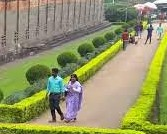
#> input picture adina.jpg, 167 x 134 px, found by its file name
$ jupyter execute 'assignment1 histogram equalization.ipynb'
#> lines starting #> are read from the running program, lines starting #| are printed output that depends on the picture
[cell 1]
import cv2
import numpy as np
import matplotlib.pyplot as plt

[cell 2]
from google.colab.patches import cv2_imshow
from google.colab import drive
drive.mount('/content/drive')

[cell 3]
I = cv2.imread('/content/drive/Othercomputers/My Laptop (1)/MCA/3 rd SEM/MCA T35 E-II Computer Vision _Satyabrata Maity/Image Processing/adina.jpg',0)
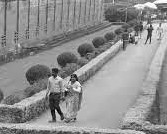
#> I: shape (134, 167); min 0, max 255, mean 143.5
#cv2_imshow(I)
print(I.shape)
#| (134, 167)
r = I.shape[0]
#> r = 134
c = I.shape[1]
#> c = 167
print(r,c,r*c)
#| 134 167 22378
cv2_imshow(I)

Histogram of before equalization.

[cell 4]
hist = cv2.calcHist([I],[0],None,[256],[0,256])
#> hist = 256 values, max 312 at index 150, min 0 at index 2, mean 87.41
plt.xlabel("Intensity")
plt.ylabel("Frequency")
plt.title("Histogram of gray image")
plt.hist(I)
plt.show()
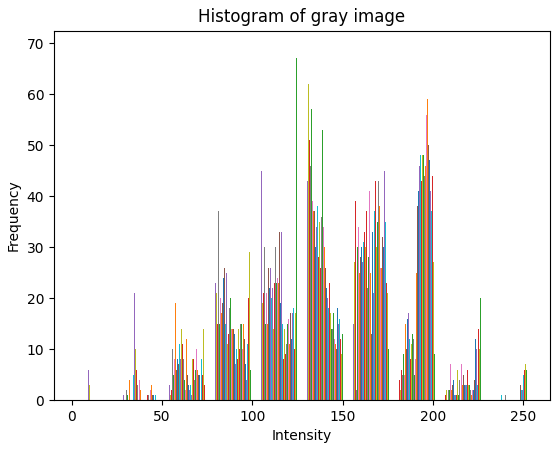
#> figure drawn by matplotlib, 1 panel; tallest bar 42 high, from x = 130.1 to 130.2; tallest bar 51 high, from x = 130.2 to 130.3; tallest bar 51 high, from x = 130.3 to 130.4

Calculation of equalize histogram.[sheet](https://docs.google.com/spreadsheets/d/1Qan7qsxlxK0dU6uCvkvCFvX8OoDSs3RjRvn0xcHoGDM/edit?usp=sharing)

[cell 5]
pdf = np.zeros((len(hist)))
#> pdf = 256 values from 0 to 0
for i in range(len(hist)):
  pdf[i] = (hist[i][0])/(r*c)
#> after the loop, pdf = 256 values, max 0.0139 at index 150, min 0 at index 2, mean 0.00391
#print(pdf)
cdf = np.zeros((len(hist)))
#> cdf = 256 values from 0 to 0
cdf[0] = pdf[0]
for i in range(1,len(hist)):
  cdf[i] = cdf[i-1] + pdf[i]
#> after the loop, cdf = 256 values from 4.47e-05 to 1
#print(cdf)
Lcdf = np.zeros((len(hist)))
#> Lcdf = 256 values from 0 to 0
for i in range(len(hist)):
  Lcdf[i] = (len(hist)-1)*cdf[i]
#> after the loop, Lcdf = 256 values from 0.0114 to 255
#print(Lcdf)
for i in range(len(hist)):
  Lcdf[i] =int(round(Lcdf[i],0))
#> after the loop, Lcdf = 256 values from 0 to 255
Ieq = np.zeros(I.shape)
for i in range(r):
  for j in range(c):
    Ieq[i][j] = Lcdf[I[i][j]]
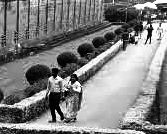
#> Ieq: shape (134, 167) float64; min 0, max 255, mean 128.4

[cell 6]
plt.xlabel("Intensity")
plt.ylabel("Frequency")
plt.title("Equalized Histogram of gray image")
plt.hist(Ieq)
plt.show()
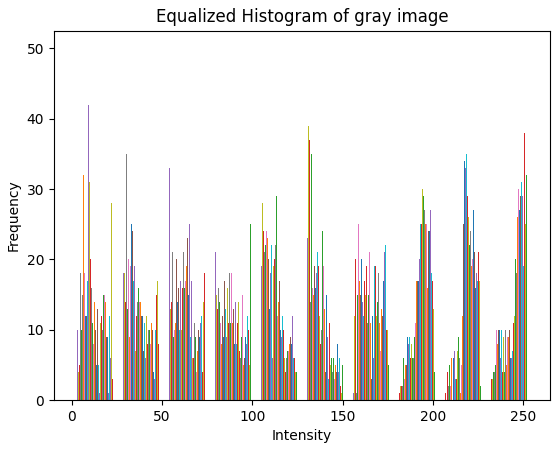
#> figure drawn by matplotlib, 1 panel; tallest bar 29 high, from x = 130.1 to 130.2; tallest bar 27 high, from x = 104.7 to 104.8; tallest bar 30 high, from x = 130.3 to 130.4
